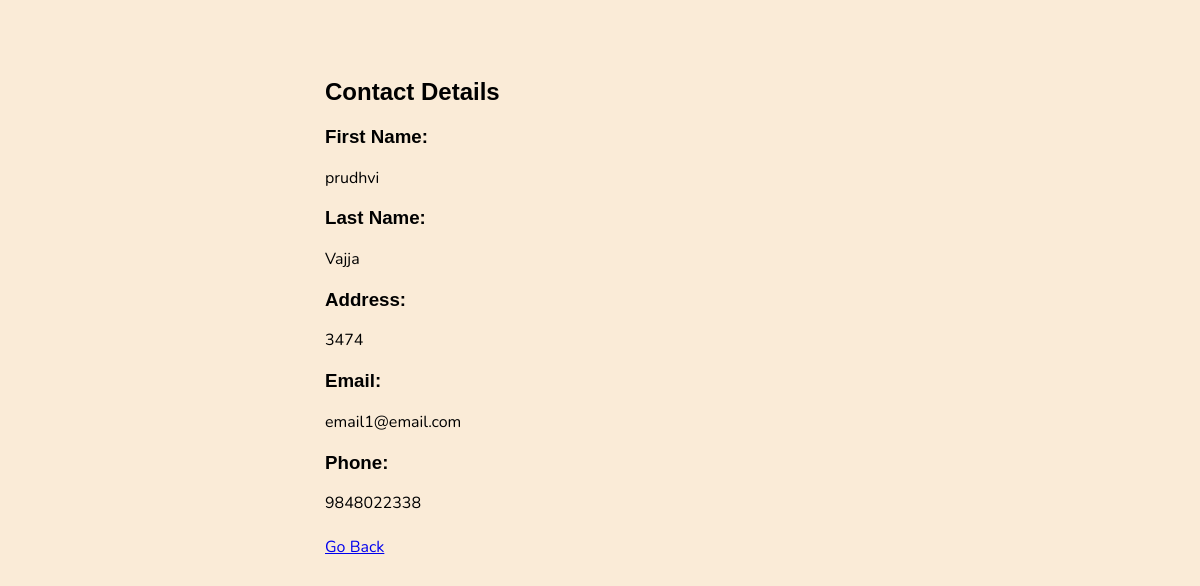
Screenshot of /contact/2/ (signed in) with the database file from the repository.
### main/models.py (models this page shows, shortened)
class Contact(models.Model):
    user = models.ForeignKey(User, on_delete=models.CASCADE, null=True, blank=True)
    first_name = models.CharField(max_length=20, verbose_name="First Name")
    last_name = models.CharField(max_length=30, verbose_name="Last Name")
    address = models.CharField(max_length=255, verbose_name="Address", blank=True)
    email = models.EmailField(max_length=50, verbose_name="Email", blank=True)
    phone_regex = RegexValidator(regex=r'^\+?1?\d{9,15}$', message="Correct format: '+999999999'. Up to 15 digits allowed.")
    phone = models.CharField(validators=[phone_regex], max_length=17, blank=True, verbose_name="Phone Number") # validators should be a list
    date = models.DateTimeField(auto_now_add=True, verbose_name='Created Date')
    class Meta:
        ordering = ['first_name']

### main/views.py (the view)
# urls.py: path('contact/<int:pk>/', ContactDetail.as_view(), name='contact'),
class ContactDetail(LoginRequiredMixin, DetailView):
    model = Contact
    context_object_name = 'contact'
    template_name = 'main/detail.html'

### main/templates/main/detail.html
{% extends 'main/main.html' %}
{% block content %}
<h2>Contact Details</h2>
<h3> First Name: </h3> <div class="new-font">{{contact.first_name}}</div>
<h3> Last Name: </h3> <div class="new-font">{{contact.last_name}}</div>
<h3> Address: </h3> <div class="new-font">{{contact.address}}</div>
<h3> Email: </h3> <div class="new-font">{{contact.email}}</div>
<h3> Phone: </h3> <div class="new-font">{{contact.phone}}</div>
<br>
<a href="{% url 'contacts' %}">Go Back</a>
{% endblock content %}

### main/templates/main/main.html (style rules this page uses)
body { background-color: antiquewhite; font-family: 'Nunito', sans-serif; padding-top: 50px; }
h1, h2, h3, h4, h5, h6 { font-family: 'Raleway', sans-serif; }

### rows the page displays
Contact: first_name "prudhvi", last_name "Vajja", address "3474", email "email1@email.com", phone "9848022338"
